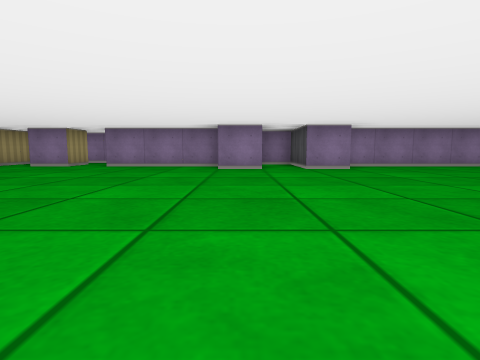
[1] (above)

18 first-person views from a walk through a cub3D level. The camera is about half as high as the walls, tilts 6° down and sees 80° across. The floor is counted in squares. Each view is taken from the middle of a square. On the plan, view 1 faces up. The plan holds only what a view shows up to about 9 squares ahead; the rest is blank.

[2]
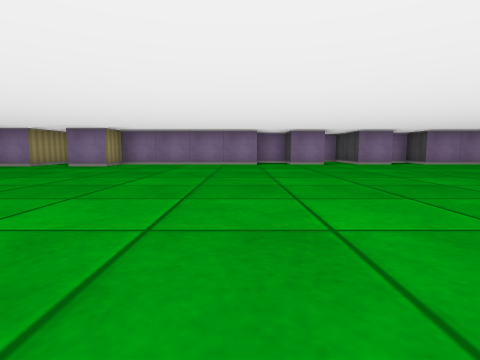

[3]
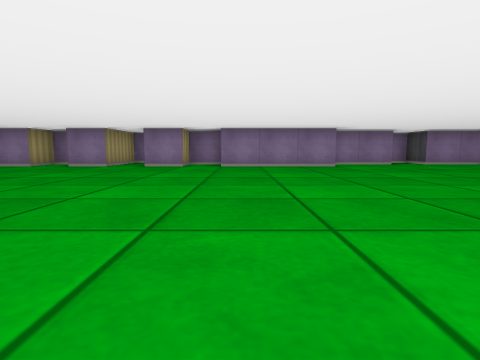

[4]
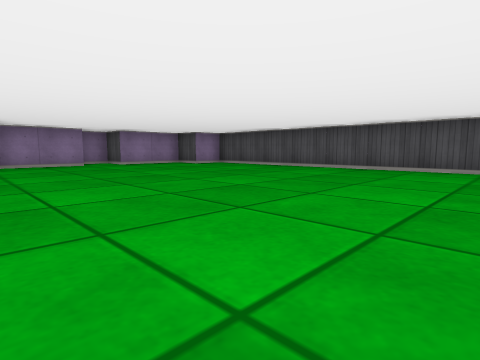

[5]
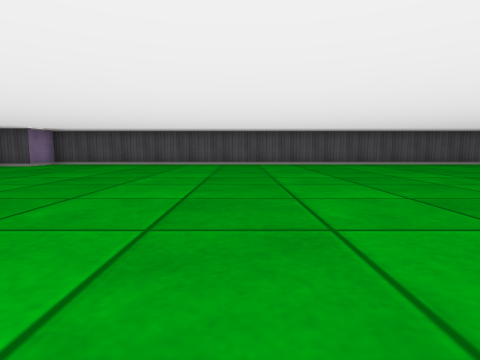

[6]
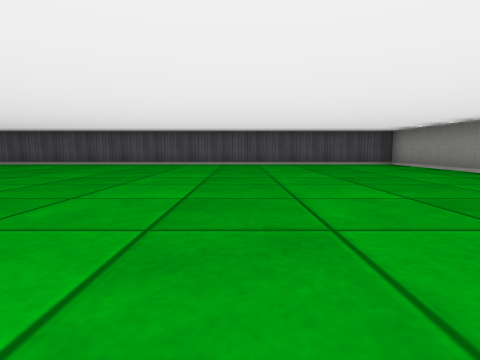

[7]
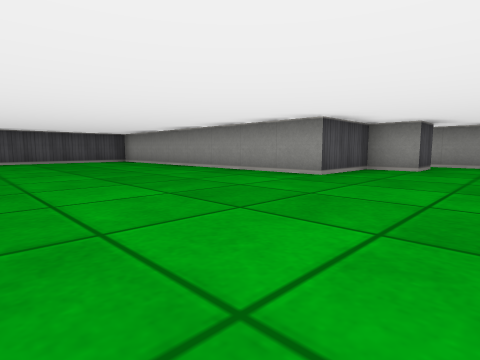

[8]
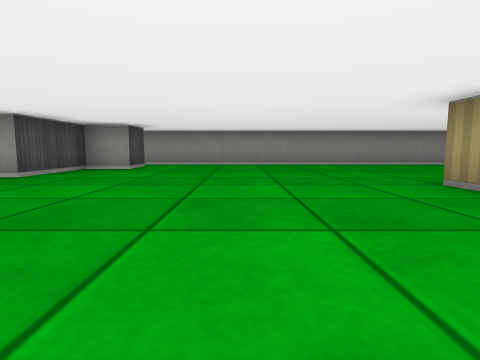

[9]
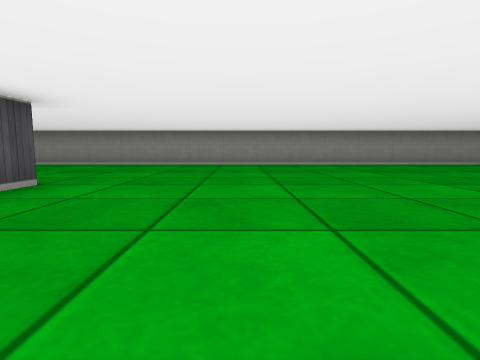

[10]
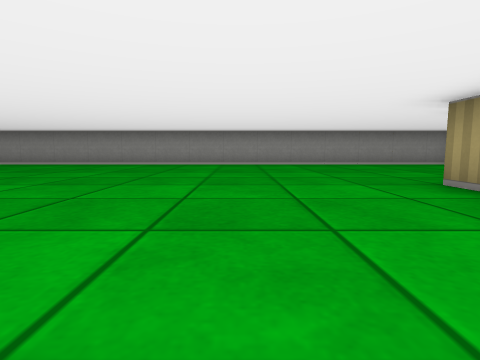

[11]
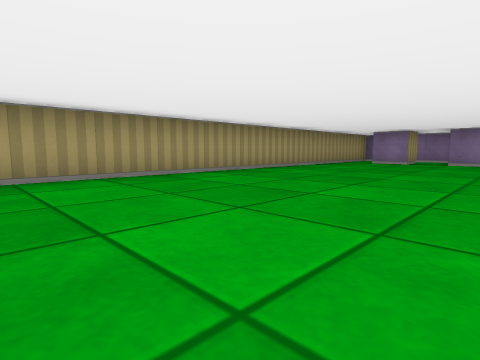

[12]
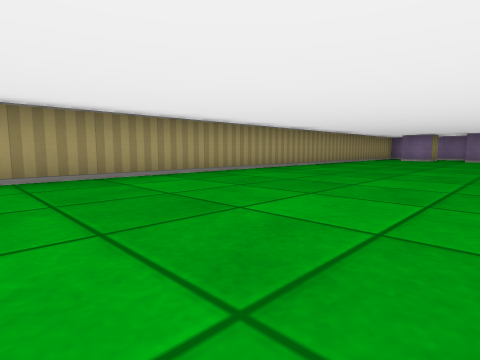

[13]
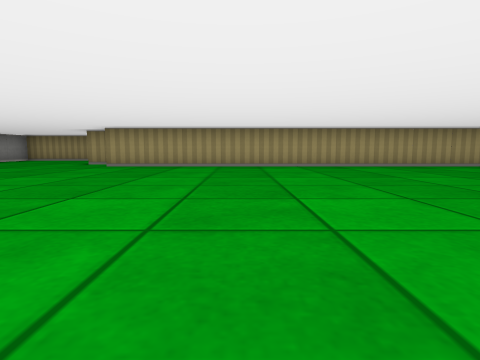

[14]
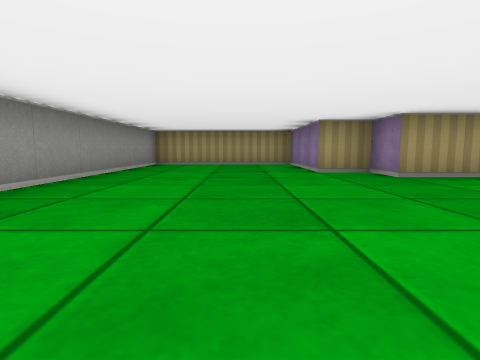

[15]
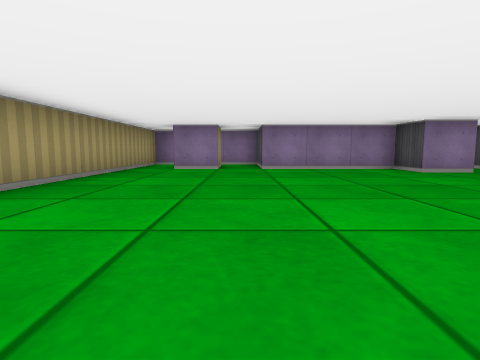

[16]
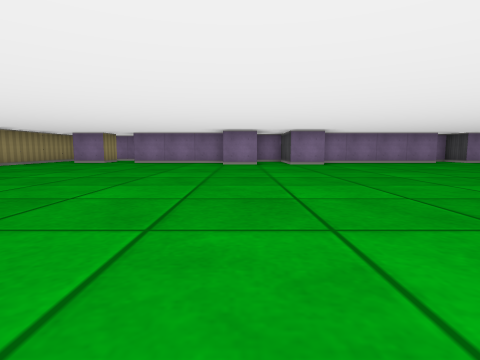

[17]
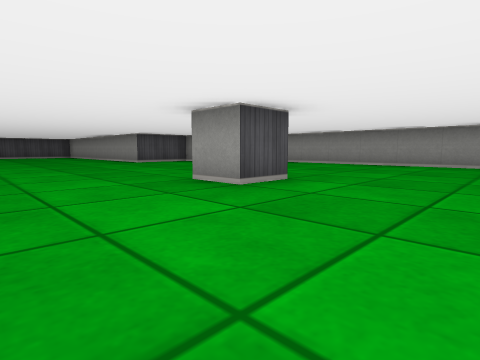

[18]
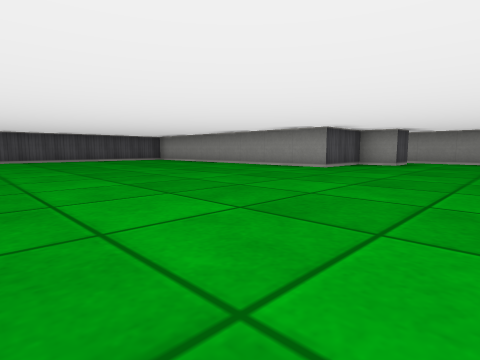

### Floor plan
Points are (right, up) in squares from view 1. A wall is a line through its corners. A room is listed if a view was taken in it or the views show most of it. See-through windows are left out.
Room 1 (views 1, 2, 3, 4, 5, 6, 7, 8, 9, 10, 11, 12, 13, 14, 15, 16, 17, 18)
walls: (6.5, -8.9) (6.5, -9.5); (5.5, -9.6) (5.5, -8.5) (6.5, -8.5); (7, 8.5) (6.5, 8.5) (6.5, 7.5) (2.5, 7.5) (2.5, 6.5) (1.5, 6.5) (1.5, 8.5) (0.6, 8.5); (11.5, -13.6) (11.5, -12.5) (12.5, -12.5) (12.5, -10.5) (20.5, -10.5) (20.5, 7.5) (19.5, 7.5) (19.5, 8.4); (8.5, 9.1) (8.5, 7.5) (7.5, 7.5) (7.5, 8); (0.5, 8.1) (0.5, 6.5) (-0.5, 6.5) (-0.5, 7.5) (-3.5, 7.5) (-3.5, 9.5) (-6.5, 9.5) (-6.5, -9.5) (-7.5, -9.5) (-7.5, -10.5) (-10.5, -10.5) (-10.5, -14.5) (11.9, -14.5); (11.5, 8.5) (10.5, 8.5) (10.5, 7.5) (9.5, 7.5) (9.5, 8); (14.6, 7.5) (11.5, 7.5) (11.5, 8.1); (-4.5, 8.5) (-4.5, 7.5) (-5.5, 7.5); (16.6, 8.5) (14.8, 8.5); (19.1, 8.5) (17.5, 8.5) (17.5, 9.5) (16.8, 9.5)

Where each view was taken, in squares from view 1:
view 1: 0 up, 0 right, facing up
view 2: 1 down, 6 right, facing up
view 3: 0 up, 12 right, facing up
view 4: 0 up, 14 right, facing up-right
view 5: 2 up, 12 right, facing right
view 6: 6 down, 12 right, facing right
view 7: 6 down, 10 right, facing down-right
view 8: 6 down, 9 right, facing down
view 9: 6 down, 3 right, facing down
view 10: 6 down, 4 left, facing down
view 11: 2 down, 2 left, facing up-left
view 12: 5 down, 2 left, facing up-left
view 13: 6 down, 1 right, facing left
view 14: 12 down, 2 left, facing left
view 15: 1 up, 4 left, facing up
view 16: 2 down, 0 right, facing up
view 17: 6 down, 3 right, facing down-right
view 18: 4 down, 9 right, facing down-right
